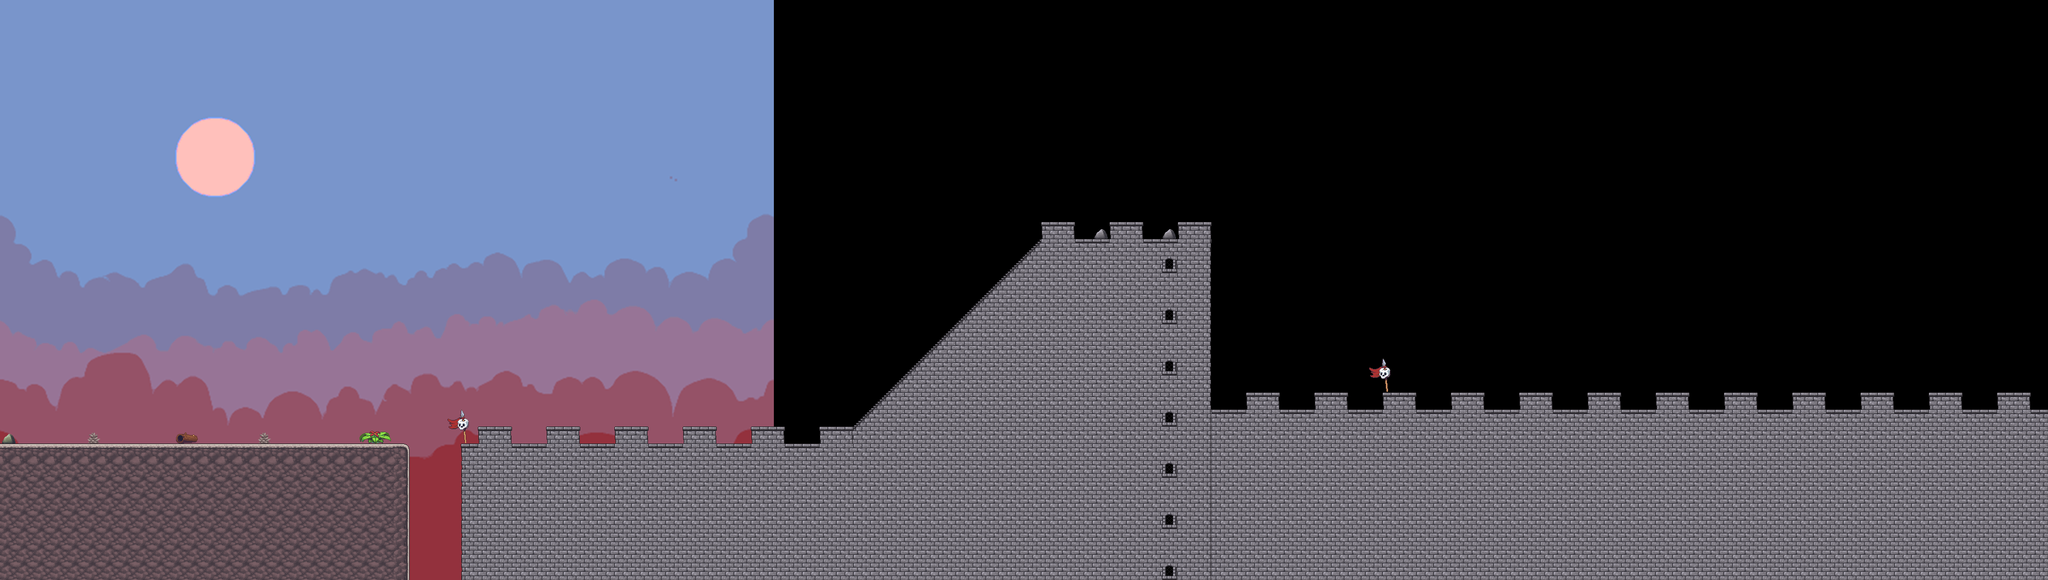

This game map was drawn from its Tiled (.tmx) file and the tilesets committed beside it. A one-line description and the trimmed map source follow:
An orthogonal 120x34 tile map with 32x32 px tiles, 2 tile layers (Kachelebene 1, frot), 2 tilesets, 1 image layer and 74 objects (64x CoinEntity, 5x Ground, mainPlayer, game.LevelEntity, SpikeEntity, ...).

<map version="1.0" orientation="orthogonal" renderorder="left-up" width="120" height="34" tilewidth="32" tileheight="32" nextobjectid="188">
 <tileset firstgid="1" name="tileset2" tilewidth="32" tileheight="32">
  <image source="../img/map/tileset2.png" trans="ffffff" width="192" height="544" />
 </tileset>
 <tileset firstgid="103" name="objekte" tilewidth="32" tileheight="32">
  <image source="../img/map/objekte.png" width="416" height="224" />
 </tileset>
 <imagelayer name="Parallax_layer1">
  <image source="../img/background/background_fog3.png" />
 </imagelayer>
 <layer name="Kachelebene 1" width="120" height="34">
  <data>[4080 cells, 1249 non-empty, 25 distinct tile ids]</data>
 </layer>
 <objectgroup name="Object">
  <properties>
   <property name="duration" value="300" />
   <property name="fade" value="#300000" />
  </properties>
  <object id="3" name="mainPlayer" x="8" y="596" width="32" height="64">
   <properties>
    <property name="image" value="gripe_run_right" />
    <property name="spritewidth" value="64" />
   </properties>
  </object>
  <object id="4" name="CoinEntity" x="2401" y="708" width="32" height="32">
   <properties>
    <property name="image" value="spinning_coin_gold" />
    <property name="spritewidth" value="32" />
   </properties>
  </object>
  <object id="5" name="game.LevelEntity" x="3807" y="-379" width="31" height="1150">
   <properties>
    <property name="duration" value="300" />
    <property name="fade" value="#009900" />
    <property name="to" value="0" />
   </properties>
  </object>
  <object id="19" name="SpikeEntity" x="765" y="1074.33" width="100" height="10" />
  <object id="30" name="CoinEntity" x="2305" y="709" width="32" height="32">
   <properties>
    <property name="image" value="spinning_coin_gold" />
    <property name="spritewidth" value="32" />
   </properties>
  </object>
  <object id="31" name="CoinEntity" x="2497" y="709" width="32" height="32">
   <properties>
    <property name="image" value="spinning_coin_gold" />
    <property name="spritewidth" value="32" />
   </properties>
  </object>
  <object id="32" name="CoinEntity" x="2593" y="709" width="32" height="32">
   <properties>
    <property name="image" value="spinning_coin_gold" />
    <property name="spritewidth" value="32" />
   </properties>
  </object>
  <object id="64" name="CoinEntity" x="2880" y="707.5" width="32" height="32">
   <properties>
    <property name="image" value="spinning_coin_gold" />
    <property name="spritewidth" value="32" />
   </properties>
  </object>
  <object id="65" name="CoinEntity" x="2976" y="707.5" width="32" height="32">
   <properties>
    <property name="image" value="spinning_coin_gold" />
    <property name="spritewidth" value="32" />
   </properties>
  </object>
  <object id="66" name="CoinEntity" x="2688" y="707.5" width="32" height="32">
   <properties>
    <property name="image" value="spinning_coin_gold" />
    <property name="spritewidth" value="32" />
   </properties>
  </object>
  <object id="67" name="CoinEntity" x="2784" y="706.5" width="32" height="32">
   <properties>
    <property name="image" value="spinning_coin_gold" />
    <property name="spritewidth" value="32" />
   </properties>
  </object>
  <object id="68" name="CoinEntity" x="2545.5" y="644.25" width="32" height="32">
   <properties>
    <property name="image" value="spinning_coin_gold" />
    <property name="spritewidth" value="32" />
   </properties>
  </object>
  <object id="69" name="CoinEntity" x="2641.5" y="644.25" width="32" height="32">
   <properties>
    <property name="image" value="spinning_coin_gold" />
    <property name="spritewidth" value="32" />
   </properties>
  </object>
  <object id="70" name="CoinEntity" x="2353.5" y="644.25" width="32" height="32">
   <properties>
    <property name="image" value="spinning_coin_gold" />
    <property name="spritewidth" value="32" />
   </properties>
  </object>
  <object id="71" name="CoinEntity" x="2928.5" y="642.75" width="32" height="32">
   <properties>
    <property name="image" value="spinning_coin_gold" />
    <property name="spritewidth" value="32" />
   </properties>
  </object>
  <object id="72" name="CoinEntity" x="2832.5" y="641.75" width="32" height="32">
   <properties>
    <property name="image" value="spinning_coin_gold" />
    <property name="spritewidth" value="32" />
   </properties>
  </object>
  <object id="73" name="CoinEntity" x="2449.5" y="643.25" width="32" height="32">
   <properties>
    <property name="image" value="spinning_coin_gold" />
    <property name="spritewidth" value="32" />
   </properties>
  </object>
  <object id="74" name="CoinEntity" x="3024.5" y="642.75" width="32" height="32">
   <properties>
    <property name="image" value="spinning_coin_gold" />
    <property name="spritewidth" value="32" />
   </properties>
  </object>
  <object id="75" name="CoinEntity" x="2736.5" y="642.75" width="32" height="32">
   <properties>
    <property name="image" value="spinning_coin_gold" />
    <property name="spritewidth" value="32" />
   </properties>
  </object>
  <object id="76" name="CoinEntity" x="2498.5" y="581.25" width="32" height="32">
   <properties>
    <property name="image" value="spinning_coin_gold" />
    <property name="spritewidth" value="32" />
   </properties>
  </object>
  <object id="77" name="CoinEntity" x="2594.5" y="581.25" width="32" height="32">
   <properties>
    <property name="image" value="spinning_coin_gold" />
    <property name="spritewidth" value="32" />
   </properties>
  </object>
  <object id="78" name="CoinEntity" x="2306.5" y="581.25" width="32" height="32">
   <properties>
    <property name="image" value="spinning_coin_gold" />
    <property name="spritewidth" value="32" />
   </properties>
  </object>
  <object id="79" name="CoinEntity" x="2881.5" y="579.75" width="32" height="32">
   <properties>
    <property name="image" value="spinning_coin_gold" />
    <property name="spritewidth" value="32" />
   </properties>
  </object>
  <object id="80" name="CoinEntity" x="2785.5" y="578.75" width="32" height="32">
   <properties>
    <property name="image" value="spinning_coin_gold" />
    <property name="spritewidth" value="32" />
   </properties>
  </object>
  <object id="81" name="CoinEntity" x="2402.5" y="580.25" width="32" height="32">
   <properties>
    <property name="image" value="spinning_coin_gold" />
    <property name="spritewidth" value="32" />
   </properties>
  </object>
  <object id="82" name="CoinEntity" x="2977.5" y="579.75" width="32" height="32">
   <properties>
    <property name="image" value="spinning_coin_gold" />
    <property name="spritewidth" value="32" />
   </properties>
  </object>
  <object id="83" name="CoinEntity" x="2689.5" y="579.75" width="32" height="32">
   <properties>
    <property name="image" value="spinning_coin_gold" />
    <property name="spritewidth" value="32" />
   </properties>
  </object>
  <object id="84" name="CoinEntity" x="2542.5" y="518.25" width="32" height="32">
   <properties>
    <property name="image" value="spinning_coin_gold" />
    <property name="spritewidth" value="32" />
   </properties>
  </object>
  <object id="85" name="CoinEntity" x="2638.5" y="518.25" width="32" height="32">
   <properties>
    <property name="image" value="spinning_coin_gold" />
    <property name="spritewidth" value="32" />
   </properties>
  </object>
  </objectgroup>
 <objectgroup name="EnemyEntities">
  <!-- 1 objects omitted --></objectgroup>
 <layer name="frot" width="120" height="34">
  <data>[4080 cells, 94 non-empty, 5 distinct tile ids]</data>
 </layer>
 <objectgroup name="collision">
  <!-- 6 objects omitted --></objectgroup>
</map>
<!-- 45 of 74 objects omitted -->
